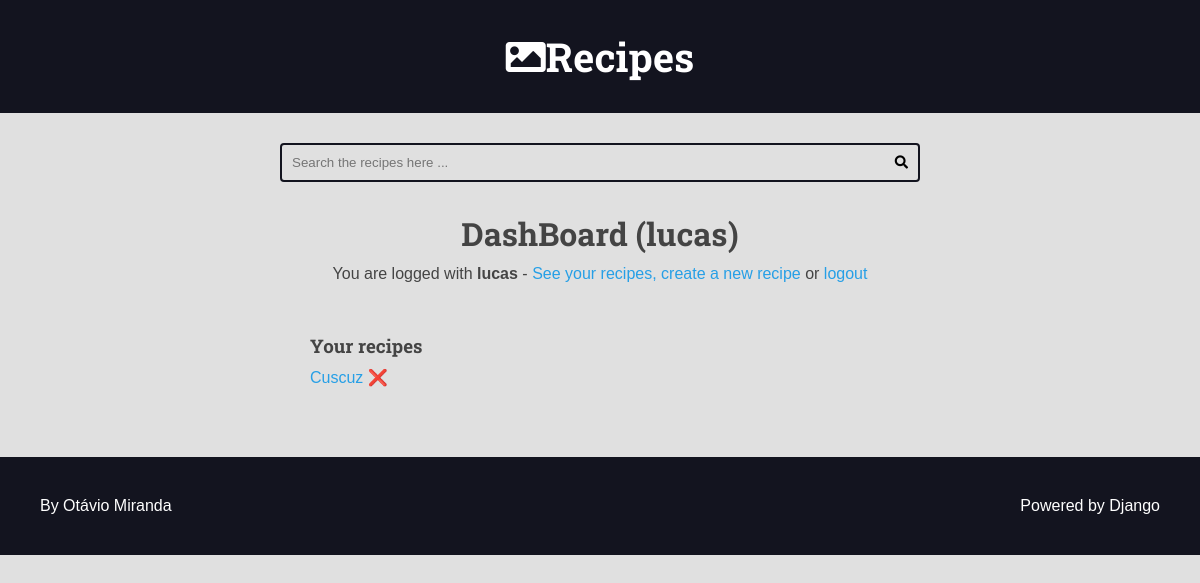
Before: /authors/dashboard/ (signed in) with the older database file.
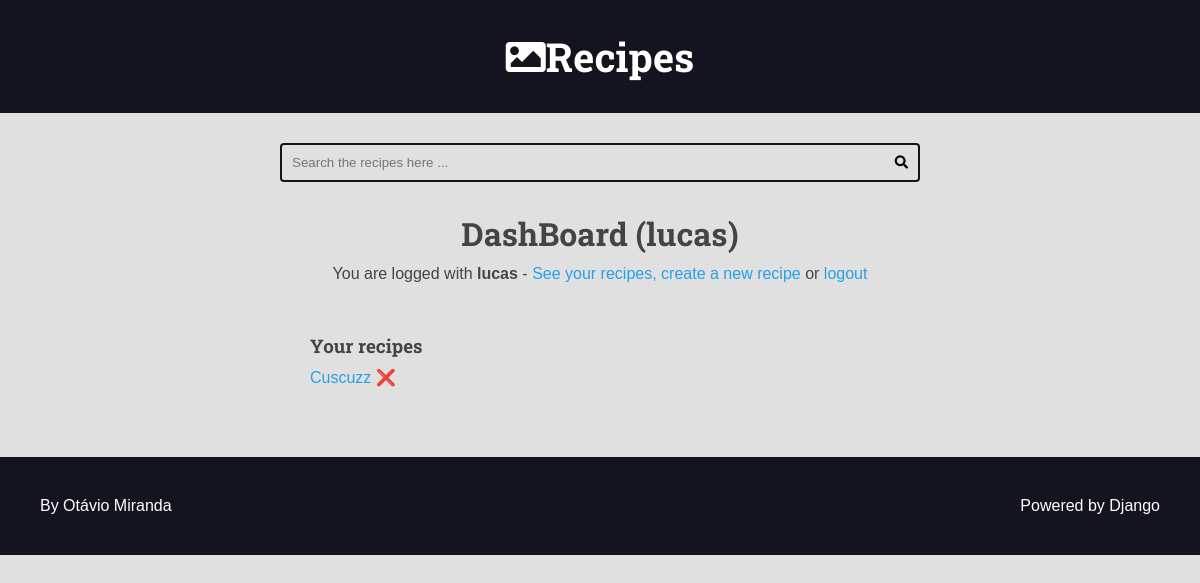
After: the same page with the newer database file.
### recipes/models.py (models this page shows, shortened)
class Recipe(models.Model):
    title = models.CharField(max_length=65)
    description = models.CharField(max_length=165)
    slug = models.SlugField(unique=True)
    preparation_time = models.IntegerField()
    preparation_time_unit = models.CharField(max_length=65)
    servings = models.IntegerField()
    servings_unit = models.CharField(max_length=65)
    preparation_steps = models.TextField()
    preparation_steps_is_html = models.BooleanField(default=False)
    created_at = models.DateTimeField(auto_now_add=True)
    updated_at = models.DateTimeField(auto_now=True)
    is_published = models.BooleanField(default=False)
    cover = models.ImageField(
        upload_to='recipes/covers/%Y/%m/%d/', blank=True, default=' ')
    category = models.ForeignKey(
        Category, on_delete=models.SET_NULL, null=True, blank=True, default=None)  # noqa: E501
    author = models.ForeignKey(User, on_delete=models.SET_NULL, null=True)

### authors/views/all.py (the view)
# urls.py: path('dashboard/', views.dashboard, name='dashboard'),
@login_required(login_url='authors:login', redirect_field_name='next')
def dashboard(request):
    recipes = Recipe.objects.filter(
        is_published=False,
        author=request.user
    )
    return render(request, 'authors/pages/dashboard.html', {
        'recipes': recipes
    })

### authors/templates/authors/pages/dashboard.html (shortened to what this page needs)
{% extends 'global/base.html' %}
{% block content %}
<div class="main-content center container">
   <h1>DashBoard ({{ user }})</h1>
   {% include 'authors/partials/login_message.html' %}
   <div class="authors-dashboard-container">
      <h3>Your recipes</h3>
      <ul>
         {% for recipe in recipes %}
            <li>
               <a href="{% url 'authors:dashboard_recipe_edit' recipe.id %}">{{recipe.title}}</a>
               <strong>
                  <form class="inline-form form-delete" action=" {% url 'authors:dashboard_recipe_delete' recipe.id %}" method="POST">
                     <button class="plaintext-button">❌</button>
                  </form>
               </strong>
            </li>
            {% empty %}
            <li>
               <p>You don't have recipes, please create one</p>
            </li>
         {% endfor %}
      </ul>
    </div>
  </div>
{% endblock content %}

Changed rows visible on the page:
changed Recipe: title "Cuscuz" → "Cuscuzz"
